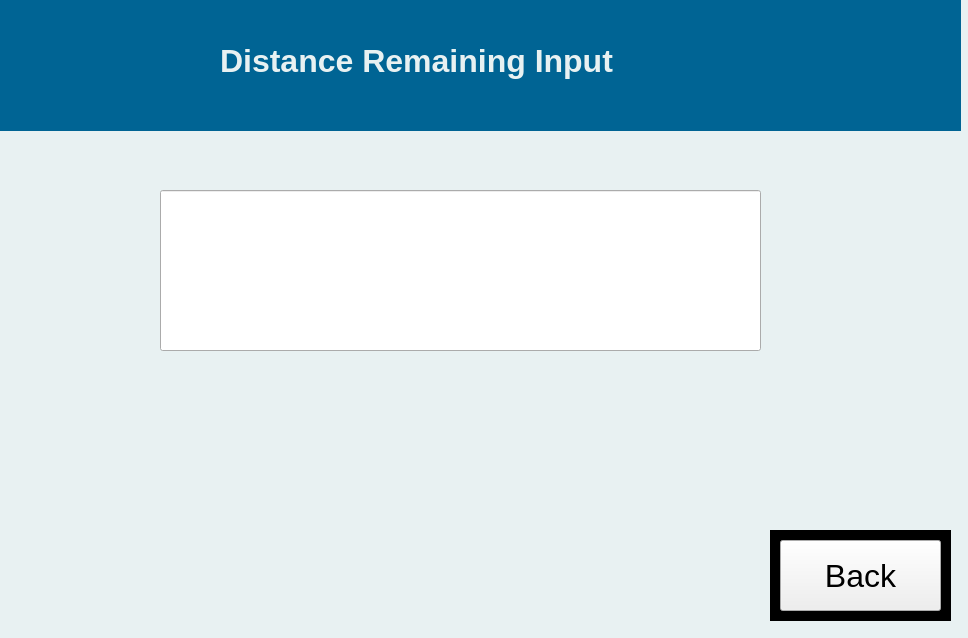
<?xml version="1.0" encoding="UTF-8"?>
<ui version="4.0">
 <class>Form</class>
 <widget class="QWidget" name="Form">
  <property name="geometry">
   <rect>
    <x>0</x>
    <y>0</y>
    <width>968</width>
    <height>638</height>
   </rect>
  </property>
  <property name="windowTitle">
   <string>Form</string>
  </property>
  <widget class="QLabel" name="label">
   <property name="geometry">
    <rect>
     <x>0</x>
     <y>-10</y>
     <width>2141</width>
     <height>1421</height>
    </rect>
   </property>
   <property name="palette">
    <palette>
     <active>
      <colorrole role="WindowText">
       <brush brushstyle="SolidPattern">
        <color alpha="255">
         <red>0</red>
         <green>0</green>
         <blue>0</blue>
        </color>
       </brush>
      </colorrole>
      <colorrole role="Button">
       <brush brushstyle="SolidPattern">
        <color alpha="255">
         <red>232</red>
         <green>241</green>
         <blue>242</blue>
        </color>
       </brush>
      </colorrole>
      <colorrole role="Light">
       <brush brushstyle="SolidPattern">
        <color alpha="255">
         <red>255</red>
         <green>255</green>
         <blue>255</blue>
        </color>
       </brush>
      </colorrole>
      <colorrole role="Midlight">
       <brush brushstyle="SolidPattern">
        <color alpha="255">
         <red>243</red>
         <green>248</green>
         <blue>248</blue>
        </color>
       </brush>
      </colorrole>
      <colorrole role="Dark">
       <brush brushstyle="SolidPattern">
        <color alpha="255">
         <red>116</red>
         <green>120</green>
         <blue>121</blue>
        </color>
       </brush>
      </colorrole>
      <colorrole role="Mid">
       <brush brushstyle="SolidPattern">
        <color alpha="255">
         <red>155</red>
         <green>161</green>
         <blue>161</blue>
        </color>
       </brush>
      </colorrole>
      <colorrole role="Text">
       <brush brushstyle="SolidPattern">
        <color alpha="255">
         <red>0</red>
         <green>0</green>
         <blue>0</blue>
        </color>
       </brush>
      </colorrole>
      <colorrole role="BrightText">
       <brush brushstyle="SolidPattern">
        <color alpha="255">
         <red>255</red>
         <green>255</green>
         <blue>255</blue>
        </color>
       </brush>
      </colorrole>
      <colorrole role="ButtonText">
       <brush brushstyle="SolidPattern">
        <color alpha="255">
         <red>0</red>
         <green>0</green>
         <blue>0</blue>
        </color>
       </brush>
      </colorrole>
      <colorrole role="Base">
       <brush brushstyle="SolidPattern">
        <color alpha="255">
         <red>255</red>
         <green>255</green>
         <blue>255</blue>
        </color>
       </brush>
      </colorrole>
      <colorrole role="Window">
       <brush brushstyle="SolidPattern">
        <color alpha="255">
         <red>232</red>
         <green>241</green>
         <blue>242</blue>
        </color>
       </brush>
      </colorrole>
      <colorrole role="Shadow">
       <brush brushstyle="SolidPattern">
        <color alpha="255">
         <red>0</red>
         <green>0</green>
         <blue>0</blue>
        </color>
       </brush>
      </colorrole>
      <colorrole role="Highlight">
       <brush brushstyle="SolidPattern">
        <color alpha="255">
         <red>255</red>
         <green>0</green>
         <blue>0</blue>
        </color>
       </brush>
      </colorrole>
      <colorrole role="AlternateBase">
       <brush brushstyle="SolidPattern">
        <color alpha="255">
         <red>243</red>
         <green>248</green>
         <blue>248</blue>
        </color>
       </brush>
      </colorrole>
      <colorrole role="ToolTipBase">
       <brush brushstyle="SolidPattern">
        <color alpha="255">
         <red>255</red>
         <green>255</green>
         <blue>220</blue>
        </color>
       </brush>
      </colorrole>
      <colorrole role="ToolTipText">
       <brush brushstyle="SolidPattern">
        <color alpha="255">
         <red>0</red>
         <green>0</green>
         <blue>0</blue>
        </color>
       </brush>
      </colorrole>
     </active>
     <inactive>
      <colorrole role="WindowText">
       <brush brushstyle="SolidPattern">
        <color alpha="255">
         <red>0</red>
         <green>0</green>
         <blue>0</blue>
        </color>
       </brush>
      </colorrole>
      <colorrole role="Button">
       <brush brushstyle="SolidPattern">
        <color alpha="255">
         <red>232</red>
         <green>241</green>
         <blue>242</blue>
        </color>
       </brush>
      </colorrole>
      <colorrole role="Light">
       <brush brushstyle="SolidPattern">
        <color alpha="255">
         <red>255</red>
         <green>255</green>
         <blue>255</blue>
        </color>
       </brush>
      </colorrole>
      <colorrole role="Midlight">
       <brush brushstyle="SolidPattern">
        <color alpha="255">
         <red>243</red>
         <green>248</green>
         <blue>248</blue>
        </color>
       </brush>
      </colorrole>
      <colorrole role="Dark">
       <brush brushstyle="SolidPattern">
        <color alpha="255">
         <red>116</red>
         <green>120</green>
         <blue>121</blue>
        </color>
       </brush>
      </colorrole>
      <colorrole role="Mid">
       <brush brushstyle="SolidPattern">
        <color alpha="255">
         <red>155</red>
         <green>161</green>
         <blue>161</blue>
        </color>
       </brush>
      </colorrole>
      <colorrole role="Text">
       <brush brushstyle="SolidPattern">
        <color alpha="255">
         <red>0</red>
         <green>0</green>
         <blue>0</blue>
        </color>
       </brush>
      </colorrole>
      <colorrole role="BrightText">
       <brush brushstyle="SolidPattern">
        <color alpha="255">
         <red>255</red>
         <green>255</green>
         <blue>255</blue>
        </color>
       </brush>
      </colorrole>
      <colorrole role="ButtonText">
       <brush brushstyle="SolidPattern">
        <color alpha="255">
         <red>0</red>
         <green>0</green>
         <blue>0</blue>
        </color>
       </brush>
      </colorrole>
      <colorrole role="Base">
       <brush brushstyle="SolidPattern">
        <color alpha="255">
         <red>255</red>
         <green>255</green>
         <blue>255</blue>
        </color>
       </brush>
      </colorrole>
      <colorrole role="Window">
       <brush brushstyle="SolidPattern">
        <color alpha="255">
         <red>232</red>
         <green>241</green>
         <blue>242</blue>
        </color>
       </brush>
      </colorrole>
      <colorrole role="Shadow">
       <brush brushstyle="SolidPattern">
        <color alpha="255">
         <red>0</red>
         <green>0</green>
         <blue>0</blue>
        </color>
       </brush>
      </colorrole>
      <colorrole role="Highlight">
       <brush brushstyle="SolidPattern">
        <color alpha="255">
         <red>255</red>
         <green>0</green>
         <blue>0</blue>
        </color>
       </brush>
      </colorrole>
      <colorrole role="AlternateBase">
       <brush brushstyle="SolidPattern">
        <color alpha="255">
         <red>243</red>
         <green>248</green>
         <blue>248</blue>
        </color>
       </brush>
      </colorrole>
      <colorrole role="ToolTipBase">
       <brush brushstyle="SolidPattern">
        <color alpha="255">
         <red>255</red>
         <green>255</green>
         <blue>220</blue>
        </color>
       </brush>
      </colorrole>
      <colorrole role="ToolTipText">
       <brush brushstyle="SolidPattern">
        <color alpha="255">
         <red>0</red>
         <green>0</green>
         <blue>0</blue>
        </color>
       </brush>
      </colorrole>
     </inactive>
     <disabled>
      <colorrole role="WindowText">
       <brush brushstyle="SolidPattern">
        <color alpha="255">
         <red>116</red>
         <green>120</green>
         <blue>121</blue>
        </color>
       </brush>
      </colorrole>
      <colorrole role="Button">
       <brush brushstyle="SolidPattern">
        <color alpha="255">
         <red>232</red>
         <green>241</green>
         <blue>242</blue>
        </color>
       </brush>
      </colorrole>
      <colorrole role="Light">
       <brush brushstyle="SolidPattern">
        <color alpha="255">
         <red>255</red>
         <green>255</green>
         <blue>255</blue>
        </color>
       </brush>
      </colorrole>
      <colorrole role="Midlight">
       <brush brushstyle="SolidPattern">
        <color alpha="255">
         <red>243</red>
         <green>248</green>
         <blue>248</blue>
        </color>
       </brush>
      </colorrole>
      <colorrole role="Dark">
       <brush brushstyle="SolidPattern">
        <color alpha="255">
         <red>116</red>
         <green>120</green>
         <blue>121</blue>
        </color>
       </brush>
      </colorrole>
      <colorrole role="Mid">
       <brush brushstyle="SolidPattern">
        <color alpha="255">
         <red>155</red>
         <green>161</green>
         <blue>161</blue>
        </color>
       </brush>
      </colorrole>
      <colorrole role="Text">
       <brush brushstyle="SolidPattern">
        <color alpha="255">
         <red>116</red>
         <green>120</green>
         <blue>121</blue>
        </color>
       </brush>
      </colorrole>
      <colorrole role="BrightText">
       <brush brushstyle="SolidPattern">
        <color alpha="255">
         <red>255</red>
         <green>255</green>
         <blue>255</blue>
        </color>
       </brush>
      </colorrole>
      <colorrole role="ButtonText">
       <brush brushstyle="SolidPattern">
        <color alpha="255">
         <red>116</red>
         <green>120</green>
         <blue>121</blue>
        </color>
       </brush>
      </colorrole>
      <colorrole role="Base">
       <brush brushstyle="SolidPattern">
        <color alpha="255">
         <red>232</red>
         <green>241</green>
         <blue>242</blue>
        </color>
       </brush>
      </colorrole>
      <colorrole role="Window">
       <brush brushstyle="SolidPattern">
        <color alpha="255">
         <red>232</red>
         <green>241</green>
         <blue>242</blue>
        </color>
       </brush>
      </colorrole>
      <colorrole role="Shadow">
       <brush brushstyle="SolidPattern">
        <color alpha="255">
         <red>0</red>
         <green>0</green>
         <blue>0</blue>
        </color>
       </brush>
      </colorrole>
      <colorrole role="Highlight">
       <brush brushstyle="SolidPattern">
        <color alpha="255">
         <red>0</red>
         <green>120</green>
         <blue>215</blue>
        </color>
       </brush>
      </colorrole>
      <colorrole role="AlternateBase">
       <brush brushstyle="SolidPattern">
        <color alpha="255">
         <red>232</red>
         <green>241</green>
         <blue>242</blue>
        </color>
       </brush>
      </colorrole>
      <colorrole role="ToolTipBase">
       <brush brushstyle="SolidPattern">
        <color alpha="255">
         <red>255</red>
         <green>255</green>
         <blue>220</blue>
        </color>
       </brush>
      </colorrole>
      <colorrole role="ToolTipText">
       <brush brushstyle="SolidPattern">
        <color alpha="255">
         <red>0</red>
         <green>0</green>
         <blue>0</blue>
        </color>
       </brush>
      </colorrole>
     </disabled>
    </palette>
   </property>
   <property name="autoFillBackground">
    <bool>true</bool>
   </property>
   <property name="styleSheet">
    <string notr="true"/>
   </property>
   <property name="text">
    <string/>
   </property>
  </widget>
  <widget class="QLineEdit" name="lineEdit">
   <property name="geometry">
    <rect>
     <x>160</x>
     <y>190</y>
     <width>601</width>
     <height>161</height>
    </rect>
   </property>
   <property name="font">
    <font>
     <pointsize>48</pointsize>
    </font>
   </property>
   <property name="text">
    <string/>
   </property>
  </widget>
  <widget class="QLabel" name="label_22">
   <property name="geometry">
    <rect>
     <x>-10</x>
     <y>0</y>
     <width>971</width>
     <height>131</height>
    </rect>
   </property>
   <property name="palette">
    <palette>
     <active>
      <colorrole role="WindowText">
       <brush brushstyle="SolidPattern">
        <color alpha="255">
         <red>0</red>
         <green>0</green>
         <blue>0</blue>
        </color>
       </brush>
      </colorrole>
      <colorrole role="Button">
       <brush brushstyle="SolidPattern">
        <color alpha="255">
         <red>0</red>
         <green>100</green>
         <blue>148</blue>
        </color>
       </brush>
      </colorrole>
      <colorrole role="Light">
       <brush brushstyle="SolidPattern">
        <color alpha="255">
         <red>0</red>
         <green>150</green>
         <blue>222</blue>
        </color>
       </brush>
      </colorrole>
      <colorrole role="Midlight">
       <brush brushstyle="SolidPattern">
        <color alpha="255">
         <red>0</red>
         <green>125</green>
         <blue>185</blue>
        </color>
       </brush>
      </colorrole>
      <colorrole role="Dark">
       <brush brushstyle="SolidPattern">
        <color alpha="255">
         <red>0</red>
         <green>50</green>
         <blue>74</blue>
        </color>
       </brush>
      </colorrole>
      <colorrole role="Mid">
       <brush brushstyle="SolidPattern">
        <color alpha="255">
         <red>0</red>
         <green>66</green>
         <blue>99</blue>
        </color>
       </brush>
      </colorrole>
      <colorrole role="Text">
       <brush brushstyle="SolidPattern">
        <color alpha="255">
         <red>0</red>
         <green>0</green>
         <blue>0</blue>
        </color>
       </brush>
      </colorrole>
      <colorrole role="BrightText">
       <brush brushstyle="SolidPattern">
        <color alpha="255">
         <red>255</red>
         <green>255</green>
         <blue>255</blue>
        </color>
       </brush>
      </colorrole>
      <colorrole role="ButtonText">
       <brush brushstyle="SolidPattern">
        <color alpha="255">
         <red>0</red>
         <green>0</green>
         <blue>0</blue>
        </color>
       </brush>
      </colorrole>
      <colorrole role="Base">
       <brush brushstyle="SolidPattern">
        <color alpha="255">
         <red>255</red>
         <green>255</green>
         <blue>255</blue>
        </color>
       </brush>
      </colorrole>
      <colorrole role="Window">
       <brush brushstyle="SolidPattern">
        <color alpha="255">
         <red>0</red>
         <green>100</green>
         <blue>148</blue>
        </color>
       </brush>
      </colorrole>
      <colorrole role="Shadow">
       <brush brushstyle="SolidPattern">
        <color alpha="255">
         <red>0</red>
         <green>0</green>
         <blue>0</blue>
        </color>
       </brush>
      </colorrole>
      <colorrole role="AlternateBase">
       <brush brushstyle="SolidPattern">
        <color alpha="255">
         <red>127</red>
         <green>177</green>
         <blue>201</blue>
        </color>
       </brush>
      </colorrole>
      <colorrole role="ToolTipBase">
       <brush brushstyle="SolidPattern">
        <color alpha="255">
         <red>255</red>
         <green>255</green>
         <blue>220</blue>
        </color>
       </brush>
      </colorrole>
      <colorrole role="ToolTipText">
       <brush brushstyle="SolidPattern">
        <color alpha="255">
         <red>0</red>
         <green>0</green>
         <blue>0</blue>
        </color>
       </brush>
      </colorrole>
     </active>
     <inactive>
      <colorrole role="WindowText">
       <brush brushstyle="SolidPattern">
        <color alpha="255">
         <red>0</red>
         <green>0</green>
         <blue>0</blue>
        </color>
       </brush>
      </colorrole>
      <colorrole role="Button">
       <brush brushstyle="SolidPattern">
        <color alpha="255">
         <red>0</red>
         <green>100</green>
         <blue>148</blue>
        </color>
       </brush>
      </colorrole>
      <colorrole role="Light">
       <brush brushstyle="SolidPattern">
        <color alpha="255">
         <red>0</red>
         <green>150</green>
         <blue>222</blue>
        </color>
       </brush>
      </colorrole>
      <colorrole role="Midlight">
       <brush brushstyle="SolidPattern">
        <color alpha="255">
         <red>0</red>
         <green>125</green>
         <blue>185</blue>
        </color>
       </brush>
      </colorrole>
      <colorrole role="Dark">
       <brush brushstyle="SolidPattern">
        <color alpha="255">
         <red>0</red>
         <green>50</green>
         <blue>74</blue>
        </color>
       </brush>
      </colorrole>
      <colorrole role="Mid">
       <brush brushstyle="SolidPattern">
        <color alpha="255">
         <red>0</red>
         <green>66</green>
         <blue>99</blue>
        </color>
       </brush>
      </colorrole>
      <colorrole role="Text">
       <brush brushstyle="SolidPattern">
        <color alpha="255">
         <red>0</red>
         <green>0</green>
         <blue>0</blue>
        </color>
       </brush>
      </colorrole>
      <colorrole role="BrightText">
       <brush brushstyle="SolidPattern">
        <color alpha="255">
         <red>255</red>
         <green>255</green>
         <blue>255</blue>
        </color>
       </brush>
      </colorrole>
      <colorrole role="ButtonText">
       <brush brushstyle="SolidPattern">
        <color alpha="255">
         <red>0</red>
         <green>0</green>
         <blue>0</blue>
        </color>
       </brush>
      </colorrole>
      <colorrole role="Base">
       <brush brushstyle="SolidPattern">
        <color alpha="255">
         <red>255</red>
         <green>255</green>
         <blue>255</blue>
        </color>
       </brush>
      </colorrole>
      <colorrole role="Window">
       <brush brushstyle="SolidPattern">
        <color alpha="255">
         <red>0</red>
         <green>100</green>
         <blue>148</blue>
        </color>
       </brush>
      </colorrole>
      <colorrole role="Shadow">
       <brush brushstyle="SolidPattern">
        <color alpha="255">
         <red>0</red>
         <green>0</green>
         <blue>0</blue>
        </color>
       </brush>
      </colorrole>
      <colorrole role="AlternateBase">
       <brush brushstyle="SolidPattern">
        <color alpha="255">
         <red>127</red>
         <green>177</green>
         <blue>201</blue>
        </color>
       </brush>
      </colorrole>
      <colorrole role="ToolTipBase">
       <brush brushstyle="SolidPattern">
        <color alpha="255">
         <red>255</red>
         <green>255</green>
         <blue>220</blue>
        </color>
       </brush>
      </colorrole>
      <colorrole role="ToolTipText">
       <brush brushstyle="SolidPattern">
        <color alpha="255">
         <red>0</red>
         <green>0</green>
         <blue>0</blue>
        </color>
       </brush>
      </colorrole>
     </inactive>
     <disabled>
      <colorrole role="WindowText">
       <brush brushstyle="SolidPattern">
        <color alpha="255">
         <red>0</red>
         <green>50</green>
         <blue>74</blue>
        </color>
       </brush>
      </colorrole>
      <colorrole role="Button">
       <brush brushstyle="SolidPattern">
        <color alpha="255">
         <red>0</red>
         <green>100</green>
         <blue>148</blue>
        </color>
       </brush>
      </colorrole>
      <colorrole role="Light">
       <brush brushstyle="SolidPattern">
        <color alpha="255">
         <red>0</red>
         <green>150</green>
         <blue>222</blue>
        </color>
       </brush>
      </colorrole>
      <colorrole role="Midlight">
       <brush brushstyle="SolidPattern">
        <color alpha="255">
         <red>0</red>
         <green>125</green>
         <blue>185</blue>
        </color>
       </brush>
      </colorrole>
      <colorrole role="Dark">
       <brush brushstyle="SolidPattern">
        <color alpha="255">
         <red>0</red>
         <green>50</green>
         <blue>74</blue>
        </color>
       </brush>
      </colorrole>
      <colorrole role="Mid">
       <brush brushstyle="SolidPattern">
        <color alpha="255">
         <red>0</red>
         <green>66</green>
         <blue>99</blue>
        </color>
       </brush>
      </colorrole>
      <colorrole role="Text">
       <brush brushstyle="SolidPattern">
        <color alpha="255">
         <red>0</red>
         <green>50</green>
         <blue>74</blue>
        </color>
       </brush>
      </colorrole>
      <colorrole role="BrightText">
       <brush brushstyle="SolidPattern">
        <color alpha="255">
         <red>255</red>
         <green>255</green>
         <blue>255</blue>
        </color>
       </brush>
      </colorrole>
      <colorrole role="ButtonText">
       <brush brushstyle="SolidPattern">
        <color alpha="255">
         <red>0</red>
         <green>50</green>
         <blue>74</blue>
        </color>
       </brush>
      </colorrole>
      <colorrole role="Base">
       <brush brushstyle="SolidPattern">
        <color alpha="255">
         <red>0</red>
         <green>100</green>
         <blue>148</blue>
        </color>
       </brush>
      </colorrole>
      <colorrole role="Window">
       <brush brushstyle="SolidPattern">
        <color alpha="255">
         <red>0</red>
         <green>100</green>
         <blue>148</blue>
        </color>
       </brush>
      </colorrole>
      <colorrole role="Shadow">
       <brush brushstyle="SolidPattern">
        <color alpha="255">
         <red>0</red>
         <green>0</green>
         <blue>0</blue>
        </color>
       </brush>
      </colorrole>
      <colorrole role="AlternateBase">
       <brush brushstyle="SolidPattern">
        <color alpha="255">
         <red>0</red>
         <green>100</green>
         <blue>148</blue>
        </color>
       </brush>
      </colorrole>
      <colorrole role="ToolTipBase">
       <brush brushstyle="SolidPattern">
        <color alpha="255">
         <red>255</red>
         <green>255</green>
         <blue>220</blue>
        </color>
       </brush>
      </colorrole>
      <colorrole role="ToolTipText">
       <brush brushstyle="SolidPattern">
        <color alpha="255">
         <red>0</red>
         <green>0</green>
         <blue>0</blue>
        </color>
       </brush>
      </colorrole>
     </disabled>
    </palette>
   </property>
   <property name="autoFillBackground">
    <bool>true</bool>
   </property>
   <property name="text">
    <string/>
   </property>
  </widget>
  <widget class="QLabel" name="label_2">
   <property name="geometry">
    <rect>
     <x>220</x>
     <y>20</y>
     <width>501</width>
     <height>81</height>
    </rect>
   </property>
   <property name="palette">
    <palette>
     <active>
      <colorrole role="WindowText">
       <brush brushstyle="SolidPattern">
        <color alpha="255">
         <red>232</red>
         <green>241</green>
         <blue>242</blue>
        </color>
       </brush>
      </colorrole>
     </active>
     <inactive>
      <colorrole role="WindowText">
       <brush brushstyle="SolidPattern">
        <color alpha="255">
         <red>232</red>
         <green>241</green>
         <blue>242</blue>
        </color>
       </brush>
      </colorrole>
     </inactive>
     <disabled>
      <colorrole role="WindowText">
       <brush brushstyle="SolidPattern">
        <color alpha="255">
         <red>120</red>
         <green>120</green>
         <blue>120</blue>
        </color>
       </brush>
      </colorrole>
     </disabled>
    </palette>
   </property>
   <property name="font">
    <font>
     <family>Segoe UI</family>
     <pointsize>24</pointsize>
     <weight>75</weight>
     <bold>true</bold>
    </font>
   </property>
   <property name="text">
    <string>Distance Remaining Input</string>
   </property>
  </widget>
  <widget class="QPushButton" name="pushButton">
   <property name="geometry">
    <rect>
     <x>780</x>
     <y>540</y>
     <width>161</width>
     <height>71</height>
    </rect>
   </property>
   <property name="font">
    <font>
     <pointsize>24</pointsize>
    </font>
   </property>
   <property name="text">
    <string>Back</string>
   </property>
  </widget>
  <widget class="QLabel" name="label_3">
   <property name="geometry">
    <rect>
     <x>770</x>
     <y>530</y>
     <width>181</width>
     <height>91</height>
    </rect>
   </property>
   <property name="palette">
    <palette>
     <active>
      <colorrole role="WindowText">
       <brush brushstyle="SolidPattern">
        <color alpha="255">
         <red>255</red>
         <green>255</green>
         <blue>255</blue>
        </color>
       </brush>
      </colorrole>
      <colorrole role="Button">
       <brush brushstyle="SolidPattern">
        <color alpha="255">
         <red>0</red>
         <green>0</green>
         <blue>0</blue>
        </color>
       </brush>
      </colorrole>
      <colorrole role="Light">
       <brush brushstyle="SolidPattern">
        <color alpha="255">
         <red>0</red>
         <green>0</green>
         <blue>0</blue>
        </color>
       </brush>
      </colorrole>
      <colorrole role="Midlight">
       <brush brushstyle="SolidPattern">
        <color alpha="255">
         <red>0</red>
         <green>0</green>
         <blue>0</blue>
        </color>
       </brush>
      </colorrole>
      <colorrole role="Dark">
       <brush brushstyle="SolidPattern">
        <color alpha="255">
         <red>0</red>
         <green>0</green>
         <blue>0</blue>
        </color>
       </brush>
      </colorrole>
      <colorrole role="Mid">
       <brush brushstyle="SolidPattern">
        <color alpha="255">
         <red>0</red>
         <green>0</green>
         <blue>0</blue>
        </color>
       </brush>
      </colorrole>
      <colorrole role="Text">
       <brush brushstyle="SolidPattern">
        <color alpha="255">
         <red>255</red>
         <green>255</green>
         <blue>255</blue>
        </color>
       </brush>
      </colorrole>
      <colorrole role="BrightText">
       <brush brushstyle="SolidPattern">
        <color alpha="255">
         <red>255</red>
         <green>255</green>
         <blue>255</blue>
        </color>
       </brush>
      </colorrole>
      <colorrole role="ButtonText">
       <brush brushstyle="SolidPattern">
        <color alpha="255">
         <red>255</red>
         <green>255</green>
         <blue>255</blue>
        </color>
       </brush>
      </colorrole>
      <colorrole role="Base">
       <brush brushstyle="SolidPattern">
        <color alpha="255">
         <red>0</red>
         <green>0</green>
         <blue>0</blue>
        </color>
       </brush>
      </colorrole>
      <colorrole role="Window">
       <brush brushstyle="SolidPattern">
        <color alpha="255">
         <red>0</red>
         <green>0</green>
         <blue>0</blue>
        </color>
       </brush>
      </colorrole>
      <colorrole role="Shadow">
       <brush brushstyle="SolidPattern">
        <color alpha="255">
         <red>0</red>
         <green>0</green>
         <blue>0</blue>
        </color>
       </brush>
      </colorrole>
      <colorrole role="AlternateBase">
       <brush brushstyle="SolidPattern">
        <color alpha="255">
         <red>0</red>
         <green>0</green>
         <blue>0</blue>
        </color>
       </brush>
      </colorrole>
      <colorrole role="ToolTipBase">
       <brush brushstyle="SolidPattern">
        <color alpha="255">
         <red>255</red>
         <green>255</green>
         <blue>220</blue>
        </color>
       </brush>
      </colorrole>
      <colorrole role="ToolTipText">
       <brush brushstyle="SolidPattern">
        <color alpha="255">
         <red>0</red>
         <green>0</green>
         <blue>0</blue>
        </color>
       </brush>
      </colorrole>
     </active>
     <inactive>
      <colorrole role="WindowText">
       <brush brushstyle="SolidPattern">
        <color alpha="255">
         <red>255</red>
         <green>255</green>
         <blue>255</blue>
        </color>
       </brush>
      </colorrole>
      <colorrole role="Button">
       <brush brushstyle="SolidPattern">
        <color alpha="255">
         <red>0</red>
         <green>0</green>
         <blue>0</blue>
        </color>
       </brush>
      </colorrole>
      <colorrole role="Light">
       <brush brushstyle="SolidPattern">
        <color alpha="255">
         <red>0</red>
         <green>0</green>
         <blue>0</blue>
        </color>
       </brush>
      </colorrole>
      <colorrole role="Midlight">
       <brush brushstyle="SolidPattern">
        <color alpha="255">
         <red>0</red>
         <green>0</green>
         <blue>0</blue>
        </color>
       </brush>
      </colorrole>
      <colorrole role="Dark">
       <brush brushstyle="SolidPattern">
        <color alpha="255">
         <red>0</red>
         <green>0</green>
         <blue>0</blue>
        </color>
       </brush>
      </colorrole>
      <colorrole role="Mid">
       <brush brushstyle="SolidPattern">
        <color alpha="255">
         <red>0</red>
         <green>0</green>
         <blue>0</blue>
        </color>
       </brush>
      </colorrole>
      <colorrole role="Text">
       <brush brushstyle="SolidPattern">
        <color alpha="255">
         <red>255</red>
         <green>255</green>
         <blue>255</blue>
        </color>
       </brush>
      </colorrole>
      <colorrole role="BrightText">
       <brush brushstyle="SolidPattern">
        <color alpha="255">
         <red>255</red>
         <green>255</green>
         <blue>255</blue>
        </color>
       </brush>
      </colorrole>
      <colorrole role="ButtonText">
       <brush brushstyle="SolidPattern">
        <color alpha="255">
         <red>255</red>
         <green>255</green>
         <blue>255</blue>
        </color>
       </brush>
      </colorrole>
      <colorrole role="Base">
       <brush brushstyle="SolidPattern">
        <color alpha="255">
         <red>0</red>
         <green>0</green>
         <blue>0</blue>
        </color>
       </brush>
      </colorrole>
      <colorrole role="Window">
       <brush brushstyle="SolidPattern">
        <color alpha="255">
         <red>0</red>
         <green>0</green>
         <blue>0</blue>
        </color>
       </brush>
      </colorrole>
      <colorrole role="Shadow">
       <brush brushstyle="SolidPattern">
        <color alpha="255">
         <red>0</red>
         <green>0</green>
         <blue>0</blue>
        </color>
       </brush>
      </colorrole>
      <colorrole role="AlternateBase">
       <brush brushstyle="SolidPattern">
        <color alpha="255">
         <red>0</red>
         <green>0</green>
         <blue>0</blue>
        </color>
       </brush>
      </colorrole>
      <colorrole role="ToolTipBase">
       <brush brushstyle="SolidPattern">
        <color alpha="255">
         <red>255</red>
         <green>255</green>
         <blue>220</blue>
        </color>
       </brush>
      </colorrole>
      <colorrole role="ToolTipText">
       <brush brushstyle="SolidPattern">
        <color alpha="255">
         <red>0</red>
         <green>0</green>
         <blue>0</blue>
        </color>
       </brush>
      </colorrole>
     </inactive>
     <disabled>
      <colorrole role="WindowText">
       <brush brushstyle="SolidPattern">
        <color alpha="255">
         <red>0</red>
         <green>0</green>
         <blue>0</blue>
        </color>
       </brush>
      </colorrole>
      <colorrole role="Button">
       <brush brushstyle="SolidPattern">
        <color alpha="255">
         <red>0</red>
         <green>0</green>
         <blue>0</blue>
        </color>
       </brush>
      </colorrole>
      <colorrole role="Light">
       <brush brushstyle="SolidPattern">
        <color alpha="255">
         <red>0</red>
         <green>0</green>
         <blue>0</blue>
        </color>
       </brush>
      </colorrole>
      <colorrole role="Midlight">
       <brush brushstyle="SolidPattern">
        <color alpha="255">
         <red>0</red>
         <green>0</green>
         <blue>0</blue>
        </color>
       </brush>
      </colorrole>
      <colorrole role="Dark">
       <brush brushstyle="SolidPattern">
        <color alpha="255">
         <red>0</red>
         <green>0</green>
         <blue>0</blue>
        </color>
       </brush>
      </colorrole>
      <colorrole role="Mid">
       <brush brushstyle="SolidPattern">
        <color alpha="255">
         <red>0</red>
         <green>0</green>
         <blue>0</blue>
        </color>
       </brush>
      </colorrole>
      <colorrole role="Text">
       <brush brushstyle="SolidPattern">
        <color alpha="255">
         <red>0</red>
         <green>0</green>
         <blue>0</blue>
        </color>
       </brush>
      </colorrole>
      <colorrole role="BrightText">
       <brush brushstyle="SolidPattern">
        <color alpha="255">
         <red>255</red>
         <green>255</green>
         <blue>255</blue>
        </color>
       </brush>
      </colorrole>
      <colorrole role="ButtonText">
       <brush brushstyle="SolidPattern">
        <color alpha="255">
         <red>0</red>
         <green>0</green>
         <blue>0</blue>
        </color>
       </brush>
      </colorrole>
      <colorrole role="Base">
       <brush brushstyle="SolidPattern">
        <color alpha="255">
         <red>0</red>
         <green>0</green>
         <blue>0</blue>
        </color>
       </brush>
      </colorrole>
      <colorrole role="Window">
       <brush brushstyle="SolidPattern">
        <color alpha="255">
         <red>0</red>
         <green>0</green>
         <blue>0</blue>
        </color>
       </brush>
      </colorrole>
      <colorrole role="Shadow">
       <brush brushstyle="SolidPattern">
        <color alpha="255">
         <red>0</red>
         <green>0</green>
         <blue>0</blue>
        </color>
       </brush>
      </colorrole>
      <colorrole role="AlternateBase">
       <brush brushstyle="SolidPattern">
        <color alpha="255">
         <red>0</red>
         <green>0</green>
         <blue>0</blue>
        </color>
       </brush>
      </colorrole>
      <colorrole role="ToolTipBase">
       <brush brushstyle="SolidPattern">
        <color alpha="255">
         <red>255</red>
         <green>255</green>
         <blue>220</blue>
        </color>
       </brush>
      </colorrole>
      <colorrole role="ToolTipText">
       <brush brushstyle="SolidPattern">
        <color alpha="255">
         <red>0</red>
         <green>0</green>
         <blue>0</blue>
        </color>
       </brush>
      </colorrole>
     </disabled>
    </palette>
   </property>
   <property name="autoFillBackground">
    <bool>true</bool>
   </property>
   <property name="text">
    <string/>
   </property>
  </widget>
  <zorder>label</zorder>
  <zorder>label_3</zorder>
  <zorder>lineEdit</zorder>
  <zorder>label_22</zorder>
  <zorder>label_2</zorder>
  <zorder>pushButton</zorder>
 </widget>
 <resources/>
 <connections/>
</ui>
